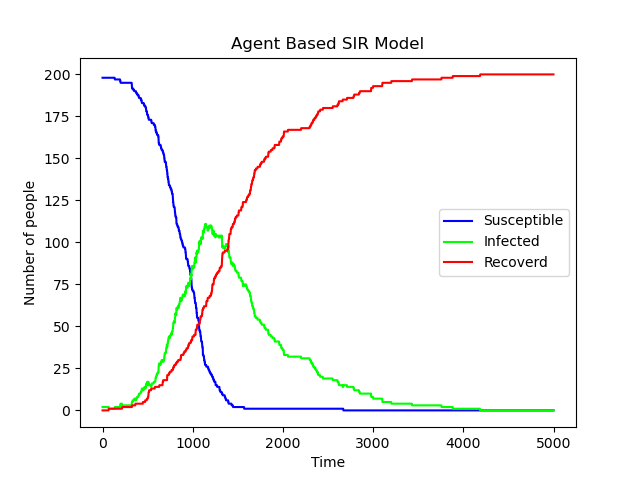

This figure's Python source:
from random import random
import numpy as np
import matplotlib.pyplot as plt

width, height = 600, 600

T = 5000

gamma = 0.0015
beta = 0.05
radius = 10.0
init_S = 198
init_I = 2


class Person:
	
	def __init__(self, position, dx, dy, SIR='S'):
		self.position = position
		self.SIR = SIR
		self.dx = dx
		self.dy = dy
	
		
	def infect(self, other):
		if self.SIR =='S' and other.SIR =='I':
			distance = np.linalg.norm(self.position - other.position)
			
			if distance <1.5*radius and  random() < beta:
				self.SIR = 'I'

	def update(self):
		if self.position[0] + radius > width or self.position[0] - radius < 0:
			self.dx = -self.dx	
			
		if self.position[1] + radius > height or self.position[1] - radius < 0:
			self.dy = -self.dy

		self.position += np.array([self.dx, self.dy]) #* dt * 0.15
		

		if self.SIR == 'I' and random() < gamma:
			self.SIR = 'R'

		for i in range(len(population)):
			if self == population[i]:
				continue
			else:
				self.infect(population[i])


population = []

for i in range(init_S):
	x = radius + random()*(width - 2*radius)
	y = radius + random()*(height - 2*radius)

	xspeed = (random() - 0.5)*2
	yspeed = (random() - 0.5)*2
	
	population.append( Person(position=np.array([x,y]),dx=xspeed, dy=yspeed, SIR='S' ) )

for i in range(init_I):
	x = random() * (width - radius*2) + radius
	y = random() * (height - radius*2) + radius
	
	xspeed = (random() - 0.5)*2
	yspeed = (random() - 0.5)*2
	
	population.append( Person(position=np.array([x, y]),dx=xspeed, dy=yspeed, SIR='I' ) )


Sarray = np.zeros(T)
Iarray = np.zeros(T)
Rarray = np.zeros(T)


for i in range(T):

	for person in population:
		person.update()

		if person.SIR == 'S':
			Sarray[i] += 1
		elif person.SIR == 'I':
			Iarray[i] += 1
		elif person.SIR == 'R':
			Rarray[i] += 1



plt.plot(Sarray, label='Susceptible', color=(0,0,1))
plt.plot(Iarray, label='Infected', color=(0,1,0))
plt.plot(Rarray, label='Recoverd', color=(1,0,0))

plt.xlabel("Time")
plt.ylabel("Number of people")
plt.title("Agent Based SIR Model")
plt.legend(loc=0)

plt.savefig("no_animation.png")

